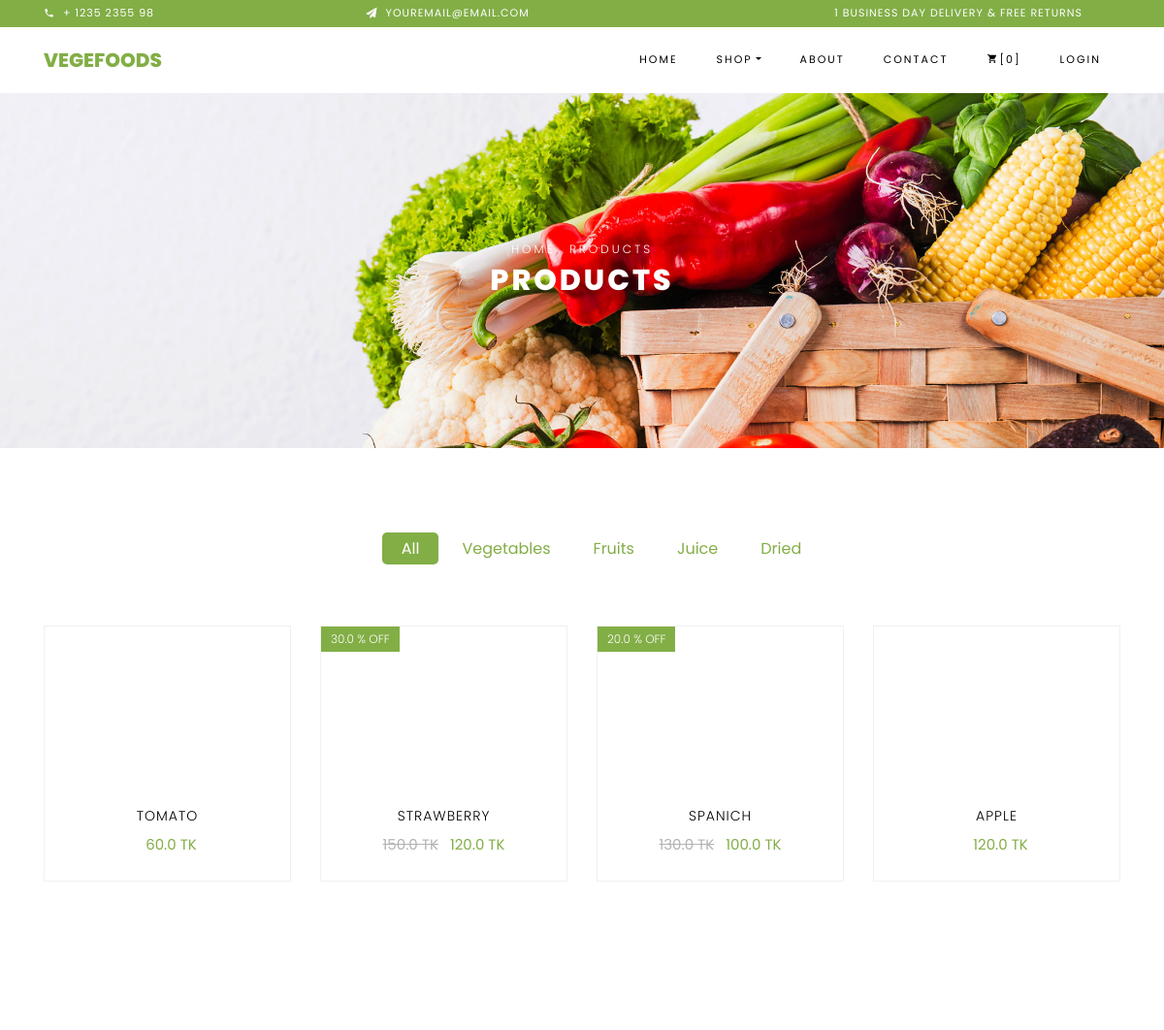
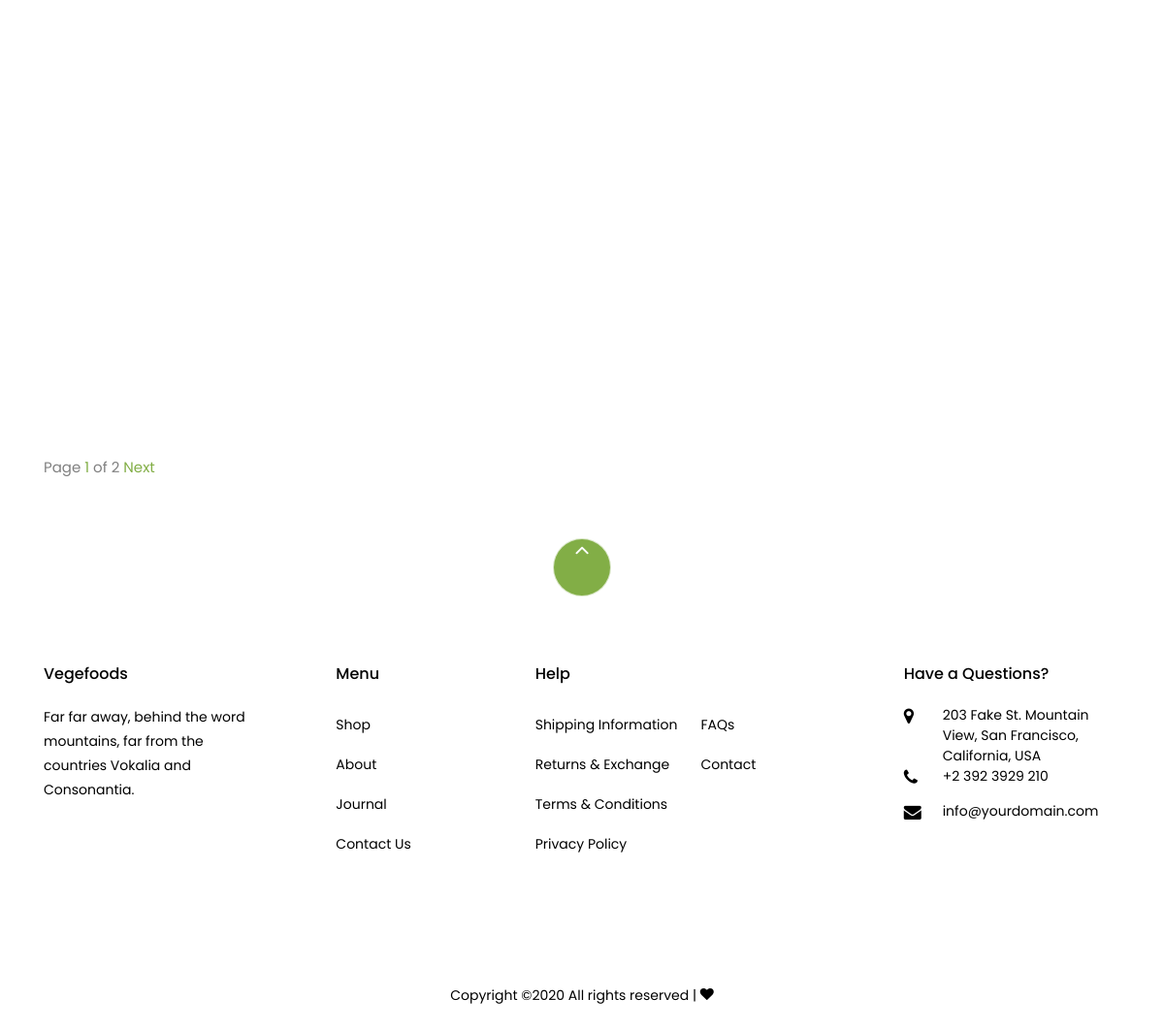
The app's page /shop/ with its own data (2 pictures, top to bottom).
### shop/models.py (models this page shows, shortened)
class Product(models.Model):
    product_name = models.CharField(max_length=100)
    image = models.ImageField(blank=True, null=True)
    discount_price = models.FloatField(blank=True, null=True)
    regular_price = models.FloatField(blank=True, null=True)
    discount_percent = models.FloatField(blank=True, null=True)
    category = models.CharField(choices=CATEGORY, max_length=120, null=True)

### shop/views.py (the view)
# urls.py: path('', include('shop.urls', namespace='shops')),
def shop(request):
    query_set = Product.objects.all()
    paginator = Paginator(query_set, 12)  # Show 12 product per page
    page = request.GET.get('page')
    try:
        query_set = paginator.page(page)
    except PageNotAnInteger:
        query_set = paginator.page(1)
    except EmptyPage:
        query_set = paginator.page(paginator.num_pages)
    context = {
        'products': query_set
    }
    return render(request, 'shop/shop.html', context)

### templates/shop/shop.html (shortened to what this page needs)
{% extends 'base.html' %}
{% load static %}
{% block content %}
    <div class="hero-wrap hero-bread"  style="background-image: url('{% static 'images/bg_1.jpg' %}');">
      <div class="container">
        <div class="row no-gutters slider-text align-items-center justify-content-center">
          <div class="col-md-9 ftco-animate text-center">
          	<p class="breadcrumbs"><span class="mr-2"><a href="#">Home</a></span> <span>Products</span></p>
            <h1 class="mb-0 bread">Products</h1>
          </div>
        </div>
      </div>
    </div>
    <section class="ftco-section">
    	<div class="container">
    		<div class="row justify-content-center">
    			<div class="col-md-10 mb-5 text-center">
    				<ul class="product-category">
    					<li><a href="{% url 'shops:shop' %}" class="active">All</a></li>
    					<li><a href="{% url 'shops:shop-details-1' %}">Vegetables</a></li>
    					<li><a href="{% url 'shops:shop-details-2' %}">Fruits</a></li>
    					<li><a href="{% url 'shops:shop-details-3' %}">Juice</a></li>
    					<li><a href="{% url 'shops:shop-details-4' %}">Dried</a></li>
    				</ul>
    			</div>
    		</div>
    		<div class="row">
                {% for qs in products %}
    			<div class="col-md-6 col-lg-3 ftco-animate">
    				<div class="product">
    					<a href="#" class="img-prod"> <img class="img-fluid"  src="{{ qs.image.url }}  " >
                            {% if qs.discount_percent is not exist %}
    						<span class="status">{{ qs.discount_percent }} % OFF</span>
                            {% endif %}
    					</a>
    					<div class="text py-3 pb-4 px-3 text-center">
    						<h3><a href="#">{{ qs.product_name }}</a></h3>
    						<div class="d-flex">
    							<div class="pricing">
                                    {% if qs.discount_price is not exist %}
                                        <p class="price"><span class="mr-2 price-dc">{{ qs.regular_price }} TK</span>
                                            <span class="price-sale">{{ qs.discount_price }} TK</span></p>
                                        {% else %}
                                         <p class="price">
                                             {{ qs.regular_price }} TK</p>
		    					    {% endif %}
                                </div>
	    					</div>
    					</div>
    				</div>
    			</div>
                {% endfor %}
            </div>
        <div class="row pagination-wrap">
          <div class="col-md-6 text-center text-md-left">
            <div class="custom-pagination ml-auto">
              <div class="d-inline-block">
                Page <a href="#" class="active">{{ products.number }}</a> of  {{ products.paginator.num_pages }}
              </div>
              {% if products.has_next %}
              <a href="?page={{ products.next_page_number }}" class="next">Next</a>
               {% endif %}
            </div>
          </div>
        </div>
          </div>
    </section>
{% endblock %}

### templates/base.html (shortened to what this page needs)
{% load static %}
<html lang="en">
  <head>
    <link rel="stylesheet" href="{% static 'css/open-iconic-bootstrap.min.css' %}">
    <link rel="stylesheet" href="{% static 'css/animate.css' %}">
    <link rel="stylesheet" href="{% static 'css/owl.carousel.min.css' %}">
    <link rel="stylesheet" href="{% static 'css/owl.theme.default.min.css' %}">
    <link rel="stylesheet" href="{% static 'css/magnific-popup.css' %}">
    <link rel="stylesheet" href="{% static 'css/aos.css' %}">
    <link rel="stylesheet" href="{% static 'css/ionicons.min.css' %}">
    <link rel="stylesheet" href="{% static 'css/bootstrap-datepicker.css' %}">
    <link rel="stylesheet" href="{% static 'css/jquery.timepicker.css' %}">
    <link rel="stylesheet" href="{% static 'css/flaticon.css' %}">
    <link rel="stylesheet" href="{% static 'css/icomoon.css' %}">
    <link rel="stylesheet" href="{% static 'css/style.css' %}">
  </head>
  <body class="goto-here">
		<div class="py-1 bg-primary">
    	<div class="container">
    		<div class="row no-gutters d-flex align-items-start align-items-center px-md-0">
	    		<div class="col-lg-12 d-block">
		    		<div class="row d-flex">
		    			<div class="col-md pr-4 d-flex topper align-items-center">
					    	<div class="icon mr-2 d-flex justify-content-center align-items-center"><span class="icon-phone2"></span></div>
						    <span class="text">+ 1235 2355 98</span>
					    </div>
					    <div class="col-md pr-4 d-flex topper align-items-center">
					    	<div class="icon mr-2 d-flex justify-content-center align-items-center"><span class="icon-paper-plane"></span></div>
						    <span class="text">youremail@email.com</span>
					    </div>
					    <div class="col-md-5 pr-4 d-flex topper align-items-center text-lg-right">
						    <span class="text">1 Business day delivery &amp; Free Returns</span>
					    </div>
				    </div>
			    </div>
		    </div>
		  </div>
    </div>
    <nav class="navbar navbar-expand-lg navbar-dark ftco_navbar bg-dark ftco-navbar-light" id="ftco-navbar">
	    <div class="container">
	      <a class="navbar-brand" href="{% url 'shops:home' %}">Vegefoods</a>
	      <div class="collapse navbar-collapse" id="ftco-nav">
	        <ul class="navbar-nav ml-auto">
	          <li class="nav-item active"><a href="{% url 'shops:home' %}" class="nav-link">Home</a></li>
	          <li class="nav-item dropdown">
              <a class="nav-link dropdown-toggle" href="#" id="dropdown04" data-toggle="dropdown" aria-haspopup="true" aria-expanded="false">Shop</a>
            </li>
	          <li class="nav-item"><a href="{% url 'shops:about' %}" class="nav-link">About</a></li>
	          <li class="nav-item"><a href="{% url 'shops:contact' %}" class="nav-link">Contact</a></li>
	          <li class="nav-item cta cta-colored"><a href="cart.html" class="nav-link"><span class="icon-shopping_cart"></span>[0]</a></li>
               {% if user.is_authenticated %}
                 <li class="nav-item"  ><a href="{% url 'accounts:logout' %}" class="nav-link">Logout</a></li>
                {% else %}
                <li class="nav-item"  ><a href="{% url 'accounts:login' %}" class="nav-link">Login</a></li>
             {% endif %}
	        </ul>
	      </div>
	    </div>
	  </nav>
        {% block content %}
        {% endblock %}
    <footer class="ftco-footer ftco-section">
      <div class="container">
      	<div class="row">
      		<div class="mouse">
						<a href="#" class="mouse-icon">
							<div class="mouse-wheel"><span class="ion-ios-arrow-up"></span></div>
						</a>
					</div>
      	</div>
        <div class="row mb-5">
          <div class="col-md">
            <div class="ftco-footer-widget mb-4">
              <h2 class="ftco-heading-2">Vegefoods</h2>
              <p>Far far away, behind the word mountains, far from the countries Vokalia and Consonantia.</p>
              <ul class="ftco-footer-social list-unstyled float-md-left float-lft mt-5">
              </ul>
            </div>
          </div>
          <div class="col-md">
            <div class="ftco-footer-widget mb-4 ml-md-5">
              <h2 class="ftco-heading-2">Menu</h2>
              <ul class="list-unstyled">
                <li><a href="#" class="py-2 d-block">Shop</a></li>
                <li><a href="#" class="py-2 d-block">About</a></li>
                <li><a href="#" class="py-2 d-block">Journal</a></li>
                <li><a href="#" class="py-2 d-block">Contact Us</a></li>
              </ul>
            </div>
          </div>
          <div class="col-md-4">
             <div class="ftco-footer-widget mb-4">
              <h2 class="ftco-heading-2">Help</h2>
              <div class="d-flex">
	              <ul class="list-unstyled mr-l-5 pr-l-3 mr-4">
	                <li><a href="#" class="py-2 d-block">Shipping Information</a></li>
	                <li><a href="#" class="py-2 d-block">Returns &amp; Exchange</a></li>
	                <li><a href="#" class="py-2 d-block">Terms &amp; Conditions</a></li>
	                <li><a href="#" class="py-2 d-block">Privacy Policy</a></li>
	              </ul>
	              <ul class="list-unstyled">
	                <li><a href="#" class="py-2 d-block">FAQs</a></li>
	                <li><a href="#" class="py-2 d-block">Contact</a></li>
	              </ul>
	            </div>
            </div>
          </div>
          <div class="col-md">
            <div class="ftco-footer-widget mb-4">
            	<h2 class="ftco-heading-2">Have a Questions?</h2>
            	<div class="block-23 mb-3">
	              <ul>
	                <li><span class="icon icon-map-marker"></span><span class="text">203 Fake St. Mountain View, San Francisco, California, USA</span></li>
	                <li><a href="#"><span class="icon icon-phone"></span><span class="text">+2 392 3929 210</span></a></li>
	                <li><a href="#"><span class="icon icon-envelope"></span><span class="text">info@yourdomain.com</span></a></li>
	              </ul>
	            </div>
            </div>
          </div>
        </div>
        <div class="row">
          <div class="col-md-12 text-center">
            <p>
						  Copyright &copy;<script>document.write(new Date().getFullYear());</script> All rights reserved |  <i class="icon-heart color-danger" aria-hidden="true"></i> </a>
						</p>
          </div>
        </div>
      </div>
    </footer>
  </body>
</html>

### static/css/icomoon.css (style rules this page uses)
[class^="icon-"], [class*=" icon-"] { font-family: 'icomoon' !important; speak: none; font-style: normal; font-weight: normal; font-variant: normal; text-transform: none; line-height: 1; -webkit-font-smoothing: antialiased; -moz-osx-font-smoothing: grayscale; }
.icon-heart:before { content: "\f004"; }
.icon-map-marker:before { content: "\f041"; }
.icon-phone:before { content: "\f095"; }
.icon-envelope:before { content: "\f0e0"; }
.icon-paper-plane:before { content: "\f1d8"; }
.icon-phone2:before { content: "\e0cd"; }
.icon-shopping_cart:before { content: "\e8cc"; }

### records on screen
Product: product_name "TOMATO", regular_price "60.0"
Product: discount_percent "30.0", product_name "STRAWBERRY", regular_price "150.0", discount_price "120.0"
Product: discount_percent "20.0", product_name "SPANICH", regular_price "130.0", discount_price "100.0"
Product: product_name "APPLE", regular_price "120.0"

### other values on screen
{{ products.number }} "1"
{{ products.paginator.num_pages }} "2"
